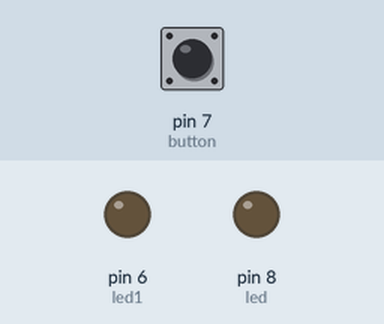
This sketch was run on a simulated Arduino Uno, built with avr-gcc and run on an emulated ATmega328P. On the bench: output pins drawn as LEDs (lit = HIGH). Dashed ring = blinking. The inputs (shaded band) are chosen by the test bench; at power-on: pin 7 (button) LOW.

Above: at 1.3 s.
1.4 s: pin 7 (button) pulled HIGH for 1 s
At 2.8 s:
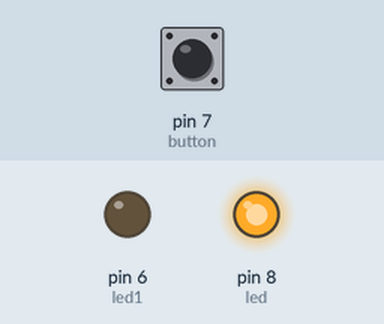
3.9 s: pin 7 (button) pulled HIGH for 0.3 s
At 4.7 s:
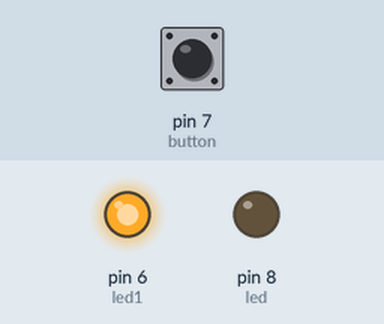
5.7 s: pin 7 (button) pulled HIGH for 3.2 s
At 5.87 s:
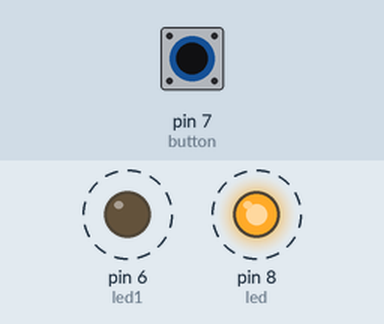
Timing chart, 0 to 10.3 s (numbered marks = the images above; inputs shaded):
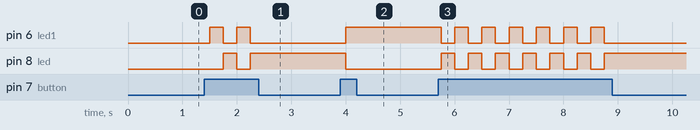

Measured:
- after the input at 1.4 s, pin 6 (led1): alternates HIGH for 0.25 s and LOW for 0.25 s, 4 changes in all, then stays LOW, starting after 0.10 s; pin 8 (led): LOW → HIGH after 0.35 s, → LOW 0.25 s later, → HIGH 0.25 s later
- after the input at 3.9 s, pin 6 (led1): LOW → HIGH after 0.10 s; pin 8 (led): HIGH → LOW after 0.10 s
- after the input at 5.7 s, pin 6 (led1): alternates HIGH for 0.25 s and LOW for 0.25 s, 13 changes in all, then stays LOW, starting after 0.05 s; pin 8 (led): alternates HIGH for 0.25 s and LOW for 0.25 s, 13 changes in all, then stays HIGH, starting after 0.05 s

The sketch:

w_2._LED1_off_when_LED_on__press_button__LED1_on_when_LED_on.ino
```cpp
int button = 7;
int buttonstatus = 0;
int a= 0;                    //another dummy variable. we know that the initial value of a is 0. -> Button not pressed
int led1 = 6;
int led = 8;


void setup() {
  pinMode(7,INPUT);          //define pin 7 as output
  pinMode(6,OUTPUT);         //define pin 8 as output
  pinMode(8,OUTPUT);         //define pin 8 as output
}


void loop() {
  buttonstatus = digitalRead(button);        //it's gonna read the button
  if(buttonstatus == HIGH){
    if(a == 0){                              //if they read that a=0 (since the initial value of a is 0, button not pressed), go to this first loop.
      a = 1;                                 //When a=1 (a=1 when we press the button), the buzzer will ON(HIGH), the LED will OFF(LOW).
      digitalWrite(led1, HIGH);
      digitalWrite(led, LOW);
    }
      else{                                  //if they read that a=1 (a=1 when the button is already pressed), go to this second loop.
        a = 0;                               //When a=0 (a=0 when we press the button again), the led will OFF(LOW).
        digitalWrite(led1, LOW);
        digitalWrite(led, HIGH);
      }
  }
  delay(250);
}

   //press button
   //LED 1 on when LED off
   //press button again
   //LED 1 off when LED on
   //one component ON's when one component OFF's

   //press the button, then wait for 1-2 seconds because the pushbutton cannot sense the "pressing" that fast
   //coding is the same as Flow 1
```
